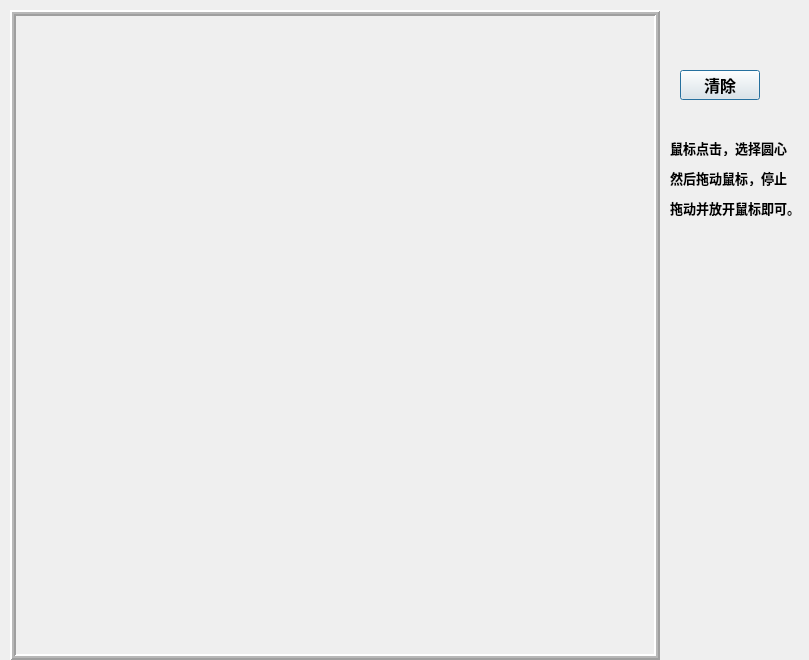
<?xml version="1.0" encoding="UTF-8"?>
<ui version="4.0">
 <class>Circle</class>
 <widget class="QDialog" name="Circle">
  <property name="geometry">
   <rect>
    <x>0</x>
    <y>0</y>
    <width>809</width>
    <height>660</height>
   </rect>
  </property>
  <property name="windowTitle">
   <string>Dialog</string>
  </property>
  <widget class="QLabel" name="label">
   <property name="geometry">
    <rect>
     <x>10</x>
     <y>10</y>
     <width>650</width>
     <height>650</height>
    </rect>
   </property>
   <property name="frameShape">
    <enum>QFrame::Box</enum>
   </property>
   <property name="frameShadow">
    <enum>QFrame::Raised</enum>
   </property>
   <property name="lineWidth">
    <number>2</number>
   </property>
   <property name="midLineWidth">
    <number>2</number>
   </property>
   <property name="text">
    <string/>
   </property>
  </widget>
  <widget class="QPushButton" name="ClearBtn">
   <property name="geometry">
    <rect>
     <x>680</x>
     <y>70</y>
     <width>80</width>
     <height>30</height>
    </rect>
   </property>
   <property name="font">
    <font>
     <family>Aharoni</family>
     <pointsize>12</pointsize>
     <weight>75</weight>
     <bold>true</bold>
    </font>
   </property>
   <property name="text">
    <string>清除</string>
   </property>
  </widget>
  <widget class="QLabel" name="label_2">
   <property name="geometry">
    <rect>
     <x>670</x>
     <y>140</y>
     <width>131</width>
     <height>16</height>
    </rect>
   </property>
   <property name="font">
    <font>
     <family>Aharoni</family>
     <pointsize>10</pointsize>
     <weight>75</weight>
     <bold>true</bold>
    </font>
   </property>
   <property name="text">
    <string>鼠标点击，选择圆心</string>
   </property>
  </widget>
  <widget class="QLabel" name="label_3">
   <property name="geometry">
    <rect>
     <x>670</x>
     <y>170</y>
     <width>131</width>
     <height>16</height>
    </rect>
   </property>
   <property name="font">
    <font>
     <family>Aharoni</family>
     <pointsize>10</pointsize>
     <weight>75</weight>
     <bold>true</bold>
    </font>
   </property>
   <property name="text">
    <string>然后拖动鼠标，停止</string>
   </property>
  </widget>
  <widget class="QLabel" name="label_4">
   <property name="geometry">
    <rect>
     <x>670</x>
     <y>200</y>
     <width>131</width>
     <height>16</height>
    </rect>
   </property>
   <property name="font">
    <font>
     <family>Aharoni</family>
     <pointsize>10</pointsize>
     <weight>75</weight>
     <bold>true</bold>
    </font>
   </property>
   <property name="text">
    <string>拖动并放开鼠标即可。</string>
   </property>
  </widget>
 </widget>
 <resources/>
 <connections/>
</ui>
